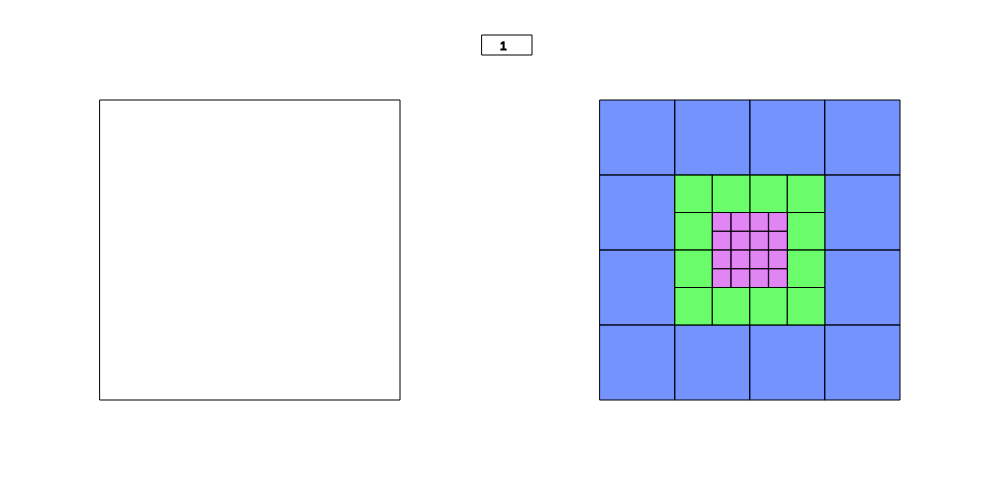
Frame 1 (no input)
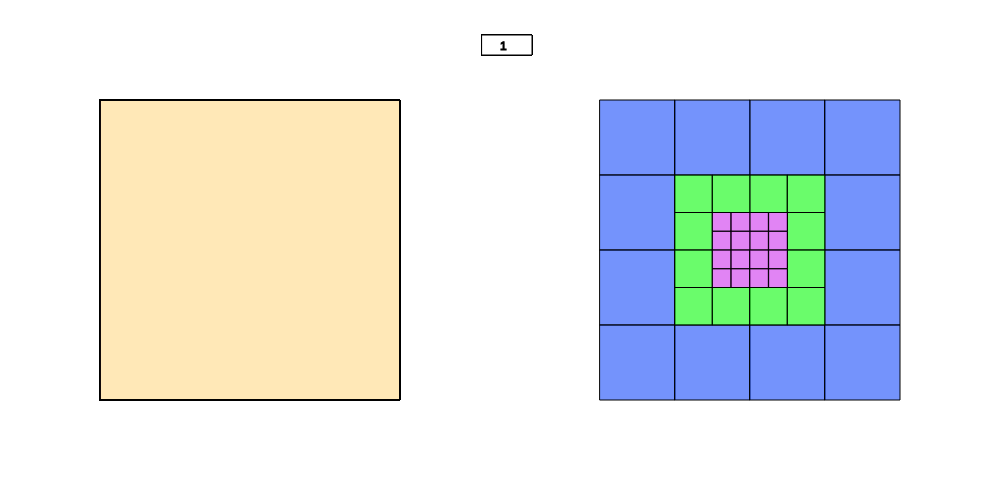
Frame 60 (no input)
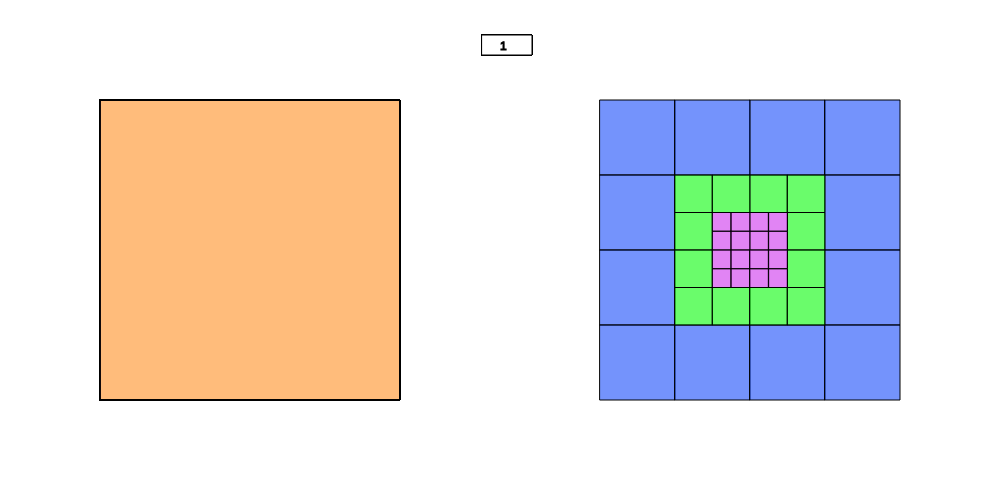
Frame 120 (the mouse pressed at the canvas centre since frame 60)

The p5.js sketch that drew these frames (run headless with seeded random() and noise() and a simulated clock; from frame 60 on, the mouse is pressed at the canvas centre):

// p5.js sketch
// ── sketch.js
function setup() {
 
  createCanvas(1000,500);
  r=1;
  tab.push(new kwadrat(100,100,300))
   
  for(o of tab_obraz1){
    if(o.a==300){
      fill(254,167,5,150)
    }else if(o.a==150){
      fill(248,5,23,150)
    }else if(o.a==75){
      fill(20,72,250,150)
    }else if(o.a==37.5){
      fill(3,250,5,150)
    }else if(o.a==18.75){
    fill(205,47,236,150)
    }else if(o.a==9.375){
      fill(254,56,5,150) 
    }else if(o.a==4.6875){
      fill(204,245,5,150) 
    }else if(o.a==2.34375){
      fill(15,94,165,150)  
    }
    o.drawa();
  
  
  }
  
}
let podobienstwo=0
let col1,col2,col3,col4
let score=1
let tab=[]
let fc=true
let fk
let f=true
function draw() {
  podobienstwo=0
  if(tab.length==tab_obraz1.length){
  for(let i=0;i<tab.length;i++){
    for(let b=0;b<tab_obraz1.length;b++){
    if(tab[i].state==tab_obraz1[b].state && tab[i].x==tab_obraz1[b].x-500 && tab[i].y==tab_obraz1[b].y && tab[i].a==tab_obraz1[b].a){
      podobienstwo++
    }


  }
}
  }
  if(podobienstwo>tab_obraz1.length-2){
    if(fc){
       fk=frameCount
      fc=false
    }
textSize(200)

    text('WIN',300,height/2)
    textSize(10)
if(frameCount>fk+100){
  clear()
  fc=true
  
  if(tab_obraz1==tab_obraz3){
    tab_obraz1=tab_obraz4
  }else{
    tab_obraz1=tab_obraz3
  }
  for(o of tab_obraz1){
    if(o.a==300){
      fill(254,167,5,150)
    }else if(o.a==150){
      fill(248,5,23,150)
    }else if(o.a==75){
      fill(20,72,250,150)
    }else if(o.a==37.5){
      fill(3,250,5,150)
    }else if(o.a==18.75){
    fill(205,47,236,150)
    }else if(o.a==9.375){
      fill(254,56,5,150) 
    }else if(o.a==4.6875){
      fill(204,245,5,150) 
    }else if(o.a==2.34375){
      fill(15,94,165,150)  
    }
    o.drawa();
  
  
  }
}

  }

  background(170, 57, 57,0.1);
 
  if(f){
  fill(170, 57, 57,0.1)

  noStroke()
  rect(0,0,500,100)
  rect(0,100,100,400)
  rect(100,400,400,100)
  rect(400,100,100,300)
  stroke(0.5)
  }
 

 fill('white')
 
  
  rect(width/2-18,35,50,20)
  fill('black')
  text(score,width/2,50)
  score=tab.length
for(i of tab){

  if(i.a==300){
    fill(254,167,5,i.e)
  }else if(i.a==150){
    fill(248,5,23,i.e)
  }else if(i.a==75){
    fill(20,72,250,i.e)
  }else if(i.a==37.5){
    fill(3,250,5,i.e)
  }else if(i.a==18.75){
  fill(205,47,236,i.e)
  }else if(i.a==9.375){
    fill(254,56,5,i.e) 
  }else if(i.a==4.6875){
    fill(204,245,5,i.e) 
  }else if(i.a==2.34375){
    fill(15,94,165,i.e)  
  }


  i.drawa()
  if(i.e<=2){
 i.e+=0.05
  }
  
  
}

if(podobienstwo>tab_obraz1.length-2){
  textSize(200)
  
      text('WIN',300,height/2)
      textSize(10)
    }
  }

 
function  kwadrat(x,y,a){
this.x=x
this.y=y
this.state=true
this.a=a
this.e=0
this.drawa=function(){


  if(this.state)
  rect(this.x,this.y,this.a,this.a)

}



}
let q=0,w=0,e=0,r=0
function mouseReleased(){
  
for(i of tab){
  console.log(tab.length)
  if(mouseX>i.x && mouseX<i.x+i.a && mouseY>i.y && mouseY<i.y+i.a && i.state && i.a/2>2){
    
    let q=new kwadrat(i.x,i.y,i.a/2)
    let w=new kwadrat(i.a/2+i.x,i.y,i.a/2)
    let e=new kwadrat(i.x,i.a/2+i.y,i.a/2)
    let r=new kwadrat(i.x+i.a/2,i.y+i.a/2,i.a/2)
    i.state=false
   
   f=false
   
    tab.push(q,w,e,r)
    
   break;
    
  
  
  
}

}

}
let txt='tab=['
function keyPressed(){
if(key=='p'){
  for(i of tab){
    txt=txt+'new obraz('+ str(i.x)+','+str(i.y)+','+str(i.a)+','+str(i.state)+')'+','


  }


}


}
let tab_obraz4=[new obraz(100,100,300,false),new obraz(100,100,150,false),new obraz(250,100,150,false),new obraz(100,250,150,false),new obraz(250,250,150,false),new obraz(100,100,75,false),new obraz(175,100,75,true),new obraz(100,175,75,true),new obraz(175,175,75,false),new obraz(250,100,75,true),new obraz(325,100,75,false),new obraz(250,175,75,false),new obraz(325,175,75,true),new obraz(250,250,75,false),new obraz(325,250,75,true),new obraz(250,325,75,true),new obraz(325,325,75,false),new obraz(100,250,75,true),new obraz(175,250,75,false),new obraz(100,325,75,false),new obraz(175,325,75,true),new obraz(175,175,37.5,true),new obraz(212.5,175,37.5,true),new obraz(175,212.5,37.5,true),new obraz(212.5,212.5,37.5,false),new obraz(250,175,37.5,true),new obraz(287.5,175,37.5,true),new obraz(250,212.5,37.5,false),new obraz(287.5,212.5,37.5,true),new obraz(250,250,37.5,false),new obraz(287.5,250,37.5,true),new obraz(250,287.5,37.5,true),new obraz(287.5,287.5,37.5,true),new obraz(175,250,37.5,true),new obraz(212.5,250,37.5,false),new obraz(175,287.5,37.5,true),new obraz(212.5,287.5,37.5,true),new obraz(212.5,212.5,18.75,true),new obraz(231.25,212.5,18.75,true),new obraz(212.5,231.25,18.75,true),new obraz(231.25,231.25,18.75,false),new obraz(250,212.5,18.75,true),new obraz(268.75,212.5,18.75,true),new obraz(250,231.25,18.75,false),new obraz(268.75,231.25,18.75,true),new obraz(250,250,18.75,false),new obraz(268.75,250,18.75,true),new obraz(250,268.75,18.75,true),new obraz(268.75,268.75,18.75,true),new obraz(212.5,250,18.75,true),new obraz(231.25,250,18.75,false),new obraz(212.5,268.75,18.75,true),new obraz(231.25,268.75,18.75,true),new obraz(100,325,37.5,false),new obraz(137.5,325,37.5,true),new obraz(100,362.5,37.5,false),new obraz(137.5,362.5,37.5,false),new obraz(100,325,18.75,true),new obraz(118.75,325,18.75,false),new obraz(100,343.75,18.75,true),new obraz(118.75,343.75,18.75,false),new obraz(100,362.5,18.75,true),new obraz(118.75,362.5,18.75,false),new obraz(100,381.25,18.75,true),new obraz(118.75,381.25,18.75,true),new obraz(137.5,362.5,18.75,false),new obraz(156.25,362.5,18.75,false),new obraz(137.5,381.25,18.75,true),new obraz(156.25,381.25,18.75,true),new obraz(325,325,37.5,true),new obraz(362.5,325,37.5,false),new obraz(325,362.5,37.5,false),new obraz(362.5,362.5,37.5,false),new obraz(362.5,325,18.75,false),new obraz(381.25,325,18.75,true),new obraz(362.5,343.75,18.75,false),new obraz(381.25,343.75,18.75,true),new obraz(362.5,362.5,18.75,false),new obraz(381.25,362.5,18.75,true),new obraz(362.5,381.25,18.75,true),new obraz(381.25,381.25,18.75,true),new obraz(325,362.5,18.75,false),new obraz(343.75,362.5,18.75,false),new obraz(325,381.25,18.75,true),new obraz(343.75,381.25,18.75,true),new obraz(325,100,37.5,false),new obraz(362.5,100,37.5,false),new obraz(325,137.5,37.5,true),new obraz(362.5,137.5,37.5,false),new obraz(325,100,18.75,true),new obraz(343.75,100,18.75,true),new obraz(325,118.75,18.75,false),new obraz(343.75,118.75,18.75,false),new obraz(362.5,100,18.75,true),new obraz(381.25,100,18.75,true),new obraz(362.5,118.75,18.75,false),new obraz(381.25,118.75,18.75,true),new obraz(362.5,137.5,18.75,false),new obraz(381.25,137.5,18.75,true),new obraz(362.5,156.25,18.75,false),new obraz(381.25,156.25,18.75,true),new obraz(100,100,37.5,false),new obraz(137.5,100,37.5,false),new obraz(100,137.5,37.5,false),new obraz(137.5,137.5,37.5,true),new obraz(137.5,100,18.75,true),new obraz(156.25,100,18.75,true),new obraz(137.5,118.75,18.75,false),new obraz(156.25,118.75,18.75,false),new obraz(100,100,18.75,true),new obraz(118.75,100,18.75,true),new obraz(100,118.75,18.75,true),new obraz(118.75,118.75,18.75,false),new obraz(100,137.5,18.75,true),new obraz(118.75,137.5,18.75,false),new obraz(100,156.25,18.75,true),new obraz(118.75,156.25,18.75,false),new obraz(231.25,250,9.375,true),new obraz(240.625,250,9.375,false),new obraz(231.25,259.375,9.375,true),new obraz(240.625,259.375,9.375,true),new obraz(250,250,9.375,false),new obraz(259.375,250,9.375,true),new obraz(250,259.375,9.375,true),new obraz(259.375,259.375,9.375,true),new obraz(250,231.25,9.375,true),new obraz(259.375,231.25,9.375,true),new obraz(250,240.625,9.375,false),new obraz(259.375,240.625,9.375,true),new obraz(231.25,231.25,9.375,true),new obraz(240.625,231.25,9.375,true),new obraz(231.25,240.625,9.375,true),new obraz(240.625,240.625,9.375,false),new obraz(118.75,325,9.375,true),new obraz(128.125,325,9.375,true),new obraz(118.75,334.375,9.375,true),new obraz(128.125,334.375,9.375,true),new obraz(118.75,343.75,9.375,true),new obraz(128.125,343.75,9.375,true),new obraz(118.75,353.125,9.375,true),new obraz(128.125,353.125,9.375,true),new obraz(118.75,362.5,9.375,true),new obraz(128.125,362.5,9.375,true),new obraz(118.75,371.875,9.375,true),new obraz(128.125,371.875,9.375,true),new obraz(137.5,362.5,9.375,true),new obraz(146.875,362.5,9.375,true),new obraz(137.5,371.875,9.375,true),new obraz(146.875,371.875,9.375,true),new obraz(156.25,362.5,9.375,true),new obraz(165.625,362.5,9.375,true),new obraz(156.25,371.875,9.375,true),new obraz(165.625,371.875,9.375,true),new obraz(325,362.5,9.375,true),new obraz(334.375,362.5,9.375,true),new obraz(325,371.875,9.375,true),new obraz(334.375,371.875,9.375,true),new obraz(343.75,362.5,9.375,true),new obraz(353.125,362.5,9.375,true),new obraz(343.75,371.875,9.375,true),new obraz(353.125,371.875,9.375,true),new obraz(362.5,362.5,9.375,true),new obraz(371.875,362.5,9.375,true),new obraz(362.5,371.875,9.375,true),new obraz(371.875,371.875,9.375,true),new obraz(362.5,343.75,9.375,true),new obraz(371.875,343.75,9.375,true),new obraz(362.5,353.125,9.375,true),new obraz(371.875,353.125,9.375,true),new obraz(362.5,325,9.375,true),new obraz(371.875,325,9.375,true),new obraz(362.5,334.375,9.375,true),new obraz(371.875,334.375,9.375,true),new obraz(362.5,156.25,9.375,true),new obraz(371.875,156.25,9.375,true),new obraz(362.5,165.625,9.375,true),new obraz(371.875,165.625,9.375,true),new obraz(362.5,137.5,9.375,true),new obraz(371.875,137.5,9.375,true),new obraz(362.5,146.875,9.375,true),new obraz(371.875,146.875,9.375,true),new obraz(362.5,118.75,9.375,true),new obraz(371.875,118.75,9.375,true),new obraz(362.5,128.125,9.375,true),new obraz(371.875,128.125,9.375,true),new obraz(343.75,118.75,9.375,true),new obraz(353.125,118.75,9.375,true),new obraz(343.75,128.125,9.375,true),new obraz(353.125,128.125,9.375,true),new obraz(325,118.75,9.375,true),new obraz(334.375,118.75,9.375,true),new obraz(325,128.125,9.375,true),new obraz(334.375,128.125,9.375,true),new obraz(156.25,118.75,9.375,true),new obraz(165.625,118.75,9.375,true),new obraz(156.25,128.125,9.375,true),new obraz(165.625,128.125,9.375,true),new obraz(137.5,118.75,9.375,true),new obraz(146.875,118.75,9.375,true),new obraz(137.5,128.125,9.375,true),new obraz(146.875,128.125,9.375,true),new obraz(118.75,118.75,9.375,true),new obraz(128.125,118.75,9.375,true),new obraz(118.75,128.125,9.375,true),new obraz(128.125,128.125,9.375,true),new obraz(118.75,137.5,9.375,true),new obraz(128.125,137.5,9.375,true),new obraz(118.75,146.875,9.375,true),new obraz(128.125,146.875,9.375,true),new obraz(118.75,156.25,9.375,true),new obraz(128.125,156.25,9.375,true),new obraz(118.75,165.625,9.375,true),new obraz(128.125,165.625,9.375,true),new obraz(240.625,240.625,4.6875,true),new obraz(245.3125,240.625,4.6875,true),new obraz(240.625,245.3125,4.6875,true),new obraz(245.3125,245.3125,4.6875,true),new obraz(250,240.625,4.6875,true),new obraz(254.6875,240.625,4.6875,true),new obraz(250,245.3125,4.6875,true),new obraz(254.6875,245.3125,4.6875,true),new obraz(250,250,4.6875,true),new obraz(254.6875,250,4.6875,true),new obraz(250,254.6875,4.6875,true),new obraz(254.6875,254.6875,4.6875,true),new obraz(240.625,250,4.6875,true),new obraz(245.3125,250,4.6875,true),new obraz(240.625,254.6875,4.6875,true),new obraz(245.3125,254.6875,4.6875,true)]
let tab_obraz3=[new obraz(100,100,300,false),new obraz(100,100,150,false),new obraz(250,100,150,false),new obraz(100,250,150,false),new obraz(250,250,150,false),new obraz(100,100,75,false),new obraz(175,100,75,true),new obraz(100,175,75,true),new obraz(175,175,75,false),new obraz(250,100,75,true),new obraz(325,100,75,false),new obraz(250,175,75,false),new obraz(325,175,75,true),new obraz(250,250,75,false),new obraz(325,250,75,true),new obraz(250,325,75,true),new obraz(325,325,75,false),new obraz(100,250,75,true),new obraz(175,250,75,false),new obraz(100,325,75,false),new obraz(175,325,75,true),new obraz(175,175,37.5,true),new obraz(212.5,175,37.5,true),new obraz(175,212.5,37.5,true),new obraz(212.5,212.5,37.5,false),new obraz(250,175,37.5,true),new obraz(287.5,175,37.5,true),new obraz(250,212.5,37.5,false),new obraz(287.5,212.5,37.5,true),new obraz(250,250,37.5,false),new obraz(287.5,250,37.5,true),new obraz(250,287.5,37.5,true),new obraz(287.5,287.5,37.5,true),new obraz(175,250,37.5,true),new obraz(212.5,250,37.5,false),new obraz(175,287.5,37.5,true),new obraz(212.5,287.5,37.5,true),new obraz(100,325,37.5,false),new obraz(137.5,325,37.5,true),new obraz(100,362.5,37.5,false),new obraz(137.5,362.5,37.5,false),new obraz(100,100,37.5,false),new obraz(137.5,100,37.5,false),new obraz(100,137.5,37.5,false),new obraz(137.5,137.5,37.5,true),new obraz(325,100,37.5,false),new obraz(362.5,100,37.5,false),new obraz(325,137.5,37.5,true),new obraz(362.5,137.5,37.5,false),new obraz(325,325,37.5,true),new obraz(362.5,325,37.5,false),new obraz(325,362.5,37.5,false),new obraz(362.5,362.5,37.5,false),new obraz(325,362.5,18.75,true),new obraz(343.75,362.5,18.75,true),new obraz(325,381.25,18.75,true),new obraz(343.75,381.25,18.75,true),new obraz(362.5,362.5,18.75,true),new obraz(381.25,362.5,18.75,true),new obraz(362.5,381.25,18.75,true),new obraz(381.25,381.25,18.75,true),new obraz(362.5,325,18.75,true),new obraz(381.25,325,18.75,true),new obraz(362.5,343.75,18.75,true),new obraz(381.25,343.75,18.75,true),new obraz(362.5,137.5,18.75,true),new obraz(381.25,137.5,18.75,true),new obraz(362.5,156.25,18.75,true),new obraz(381.25,156.25,18.75,true),new obraz(362.5,100,18.75,true),new obraz(381.25,100,18.75,true),new obraz(362.5,118.75,18.75,true),new obraz(381.25,118.75,18.75,true),new obraz(325,100,18.75,true),new obraz(343.75,100,18.75,true),new obraz(325,118.75,18.75,true),new obraz(343.75,118.75,18.75,true),new obraz(100,137.5,18.75,true),new obraz(118.75,137.5,18.75,true),new obraz(100,156.25,18.75,true),new obraz(118.75,156.25,18.75,true),new obraz(100,100,18.75,true),new obraz(118.75,100,18.75,true),new obraz(100,118.75,18.75,true),new obraz(118.75,118.75,18.75,true),new obraz(137.5,100,18.75,true),new obraz(156.25,100,18.75,true),new obraz(137.5,118.75,18.75,true),new obraz(156.25,118.75,18.75,true),new obraz(100,362.5,18.75,true),new obraz(118.75,362.5,18.75,true),new obraz(100,381.25,18.75,true),new obraz(118.75,381.25,18.75,true),new obraz(137.5,362.5,18.75,true),new obraz(156.25,362.5,18.75,true),new obraz(137.5,381.25,18.75,true),new obraz(156.25,381.25,18.75,true),new obraz(100,325,18.75,true),new obraz(118.75,325,18.75,true),new obraz(100,343.75,18.75,true),new obraz(118.75,343.75,18.75,true),new obraz(212.5,250,18.75,true),new obraz(231.25,250,18.75,false),new obraz(212.5,268.75,18.75,true),new obraz(231.25,268.75,18.75,true),new obraz(250,250,18.75,false),new obraz(268.75,250,18.75,true),new obraz(250,268.75,18.75,true),new obraz(268.75,268.75,18.75,true),new obraz(250,212.5,18.75,true),new obraz(268.75,212.5,18.75,true),new obraz(250,231.25,18.75,false),new obraz(268.75,231.25,18.75,true),new obraz(212.5,212.5,18.75,true),new obraz(231.25,212.5,18.75,true),new obraz(212.5,231.25,18.75,true),new obraz(231.25,231.25,18.75,false),new obraz(231.25,231.25,9.375,true),new obraz(240.625,231.25,9.375,true),new obraz(231.25,240.625,9.375,true),new obraz(240.625,240.625,9.375,true),new obraz(250,231.25,9.375,true),new obraz(259.375,231.25,9.375,true),new obraz(250,240.625,9.375,true),new obraz(259.375,240.625,9.375,true),new obraz(250,250,9.375,true),new obraz(259.375,250,9.375,true),new obraz(250,259.375,9.375,true),new obraz(259.375,259.375,9.375,true),new obraz(231.25,250,9.375,true),new obraz(240.625,250,9.375,true),new obraz(231.25,259.375,9.375,true),new obraz(240.625,259.375,9.375,true)]
let tab_obraz1=[new obraz(100,100,300,false),new obraz(100,100,150,false),new obraz(250,100,150,false),new obraz(100,250,150,false),new obraz(250,250,150,false),new obraz(250,100,75,true),new obraz(325,100,75,true),new obraz(250,175,75,false),new obraz(325,175,75,true),new obraz(100,100,75,true),new obraz(175,100,75,true),new obraz(100,175,75,true),new obraz(175,175,75,false),new obraz(100,250,75,true),new obraz(175,250,75,false),new obraz(100,325,75,true),new obraz(175,325,75,true),new obraz(250,250,75,false),new obraz(325,250,75,true),new obraz(250,325,75,true),new obraz(325,325,75,true),new obraz(250,175,37.5,true),new obraz(287.5,175,37.5,true),new obraz(250,212.5,37.5,false),new obraz(287.5,212.5,37.5,true),new obraz(175,175,37.5,true),new obraz(212.5,175,37.5,true),new obraz(175,212.5,37.5,true),new obraz(212.5,212.5,37.5,false),new obraz(175,250,37.5,true),new obraz(212.5,250,37.5,false),new obraz(175,287.5,37.5,true),new obraz(212.5,287.5,37.5,true),new obraz(250,250,37.5,false),new obraz(287.5,250,37.5,true),new obraz(250,287.5,37.5,true),new obraz(287.5,287.5,37.5,true),new obraz(250,212.5,18.75,true),new obraz(268.75,212.5,18.75,true),new obraz(250,231.25,18.75,true),new obraz(268.75,231.25,18.75,true),new obraz(212.5,212.5,18.75,true),new obraz(231.25,212.5,18.75,true),new obraz(212.5,231.25,18.75,true),new obraz(231.25,231.25,18.75,true),new obraz(212.5,250,18.75,true),new obraz(231.25,250,18.75,true),new obraz(212.5,268.75,18.75,true),new obraz(231.25,268.75,18.75,true),new obraz(250,250,18.75,true),new obraz(268.75,250,18.75,true),new obraz(250,268.75,18.75,true),new obraz(268.75,268.75,18.75,true)]
let tab_obraz2=[new obraz(100,100,300,false),new obraz(100,100,150,false),new obraz(250,100,150,false),new obraz(100,250,150,false),new obraz(250,250,150,false),new obraz(100,100,75,true),new obraz(175,100,75,true),new obraz(100,175,75,true),new obraz(175,175,75,false),new obraz(250,100,75,true),new obraz(325,100,75,true),new obraz(250,175,75,false),new obraz(325,175,75,true),new obraz(250,250,75,false),new obraz(325,250,75,true),new obraz(250,325,75,true),new obraz(325,325,75,true),new obraz(100,250,75,true),new obraz(175,250,75,false),new obraz(100,325,75,true),new obraz(175,325,75,true),new obraz(175,175,37.5,true),new obraz(212.5,175,37.5,true),new obraz(175,212.5,37.5,true),new obraz(212.5,212.5,37.5,false),new obraz(250,175,37.5,true),new obraz(287.5,175,37.5,true),new obraz(250,212.5,37.5,false),new obraz(287.5,212.5,37.5,true),new obraz(250,250,37.5,false),new obraz(287.5,250,37.5,true),new obraz(250,287.5,37.5,true),new obraz(287.5,287.5,37.5,true),new obraz(175,250,37.5,true),new obraz(212.5,250,37.5,false),new obraz(175,287.5,37.5,true),new obraz(212.5,287.5,37.5,true),new obraz(212.5,212.5,18.75,true),new obraz(231.25,212.5,18.75,true),new obraz(212.5,231.25,18.75,true),new obraz(231.25,231.25,18.75,false),new obraz(250,212.5,18.75,true),new obraz(268.75,212.5,18.75,true),new obraz(250,231.25,18.75,false),new obraz(268.75,231.25,18.75,true),new obraz(250,250,18.75,false),new obraz(268.75,250,18.75,true),new obraz(250,268.75,18.75,true),new obraz(268.75,268.75,18.75,true),new obraz(212.5,250,18.75,true),new obraz(231.25,250,18.75,false),new obraz(212.5,268.75,18.75,true),new obraz(231.25,268.75,18.75,true),new obraz(231.25,231.25,9.375,true),new obraz(240.625,231.25,9.375,true),new obraz(231.25,240.625,9.375,true),new obraz(240.625,240.625,9.375,false),new obraz(250,231.25,9.375,true),new obraz(259.375,231.25,9.375,true),new obraz(250,240.625,9.375,false),new obraz(259.375,240.625,9.375,true),new obraz(250,250,9.375,false),new obraz(259.375,250,9.375,true),new obraz(250,259.375,9.375,true),new obraz(259.375,259.375,9.375,true),new obraz(231.25,250,9.375,true),new obraz(240.625,250,9.375,false),new obraz(231.25,259.375,9.375,true),new obraz(240.625,259.375,9.375,true),new obraz(240.625,240.625,4.6875,true),new obraz(245.3125,240.625,4.6875,true),new obraz(240.625,245.3125,4.6875,true),new obraz(245.3125,245.3125,4.6875,true),new obraz(250,240.625,4.6875,true),new obraz(254.6875,240.625,4.6875,true),new obraz(250,245.3125,4.6875,true),new obraz(254.6875,245.3125,4.6875,true),new obraz(250,250,4.6875,true),new obraz(254.6875,250,4.6875,true),new obraz(250,254.6875,4.6875,true),new obraz(254.6875,254.6875,4.6875,true),new obraz(240.625,250,4.6875,true),new obraz(245.3125,250,4.6875,true),new obraz(240.625,254.6875,4.6875,true),new obraz(245.3125,254.6875,4.6875,true)]
function obraz(x,y,a,s){


    this.x=x+500
    this.y=y
    this.state=s
    this.a=a
  
    this.drawa=function(){
    
    
      if(this.state)
      rect(this.x,this.y,this.a,this.a)
    
    }
    
    
    
    }
